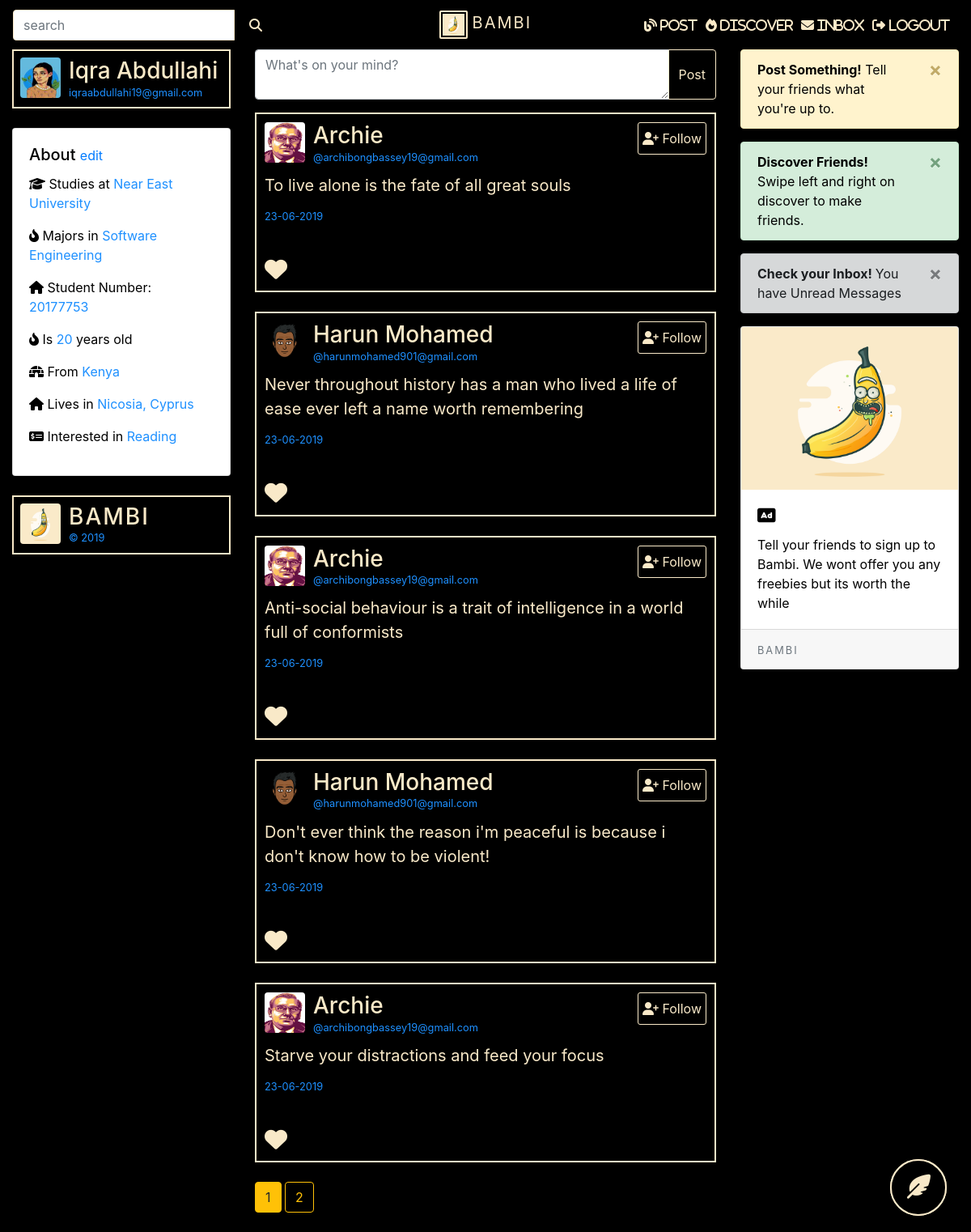
/home (signed in), run on the app's committed database.
### bambiv3/models.py (models this page shows, shortened)
class User(db.Model, UserMixin):
	id = db.Column(db.Integer, primary_key=True)
	username = db.Column(db.String(20), unique=True, nullable=False)
	email = db.Column(db.String(120), unique=True, nullable=False)
	image_file = db.Column(db.String(20), nullable=False, default='default.jpg')
	password = db.Column(db.String(60), nullable=False)
	department = db.Column(db.String(20), nullable=False)
	student_number = db.Column(db.Integer(), unique=True, nullable=False)
	age = db.Column(db.Integer(), nullable=False)
	country = db.Column(db.String(20), nullable=False)
	hobby = db.Column(db.String(20), nullable=False)
	posts = db.relationship('Post', backref='author', lazy=True)

class Post(db.Model):
	id = db.Column(db.Integer, primary_key=True)
	title = db.Column(db.String(100)) #nullable=False
	date_posted = db.Column(db.DateTime, nullable=False, default=datetime.utcnow)
	content = db.Column(db.Text, nullable=False)
	user_id = db.Column(db.Integer, db.ForeignKey('user.id'), nullable=False)

### bambiv3/routes.py (the view)
@app.route('/')
@app.route('/home', methods=['GET', 'POST'])
def home():
	form = PostForm()
	if form.validate_on_submit():
		post = Post(title=form.title.data, content=form.content.data, author=current_user)
		db.session.add(post)
		db.session.commit()
		flash('Your Post Has been Created!', 'success')
		return redirect(url_for('home'))
	page = request.args.get('page', 1, type=int)
	posts = Post.query.order_by(Post.date_posted.desc()).paginate(per_page=5, page=page)
	if current_user.is_authenticated:
		image_file = url_for('static', filename='profile_pics/' + current_user.image_file)
		return render_template('home.html', title="Home", form=form, posts=posts, image_file=image_file)
	else:
		return redirect(url_for('login'))

### bambiv3/forms.py
class PostForm(FlaskForm):
	title = StringField('Title') #validators=[DataRequired()]
	content = TextAreaField('Content', validators=[DataRequired()])
	submit = SubmitField('Post')

### bambiv3/models.py (called while the page is built)
@login_manager.user_loader
def load_user(user_id):
	return User.query.get(int(user_id))

### bambiv3/templates/home.html (shortened to what this page needs)
{% extends "layout.html" %}
{% block content %}
<div class="container-fluid">
  <div class="row">
    <div class="col-3">
      {% if current_user.is_authenticated %}
      <header style="color:#F9E9C8;border:2px solid #F9E9C8;padding:8px;cursor:pointer;" data-toggle="modal" data-target="#profile">
        <img src="{{ url_for('static', filename='profile_pics/' + current_user.image_file) }}" alt="default profile" class="profile-thumbnail">
        <div class="profile-name">
          <h3>{{current_user.username}}</h3>
          <small>{{current_user.email}}</small>
        </div>
      </header>
      <br>
    <div class="card about" style="color:#000;text-align:left;">
    <div class="card-body">
      <h5 class="card-title">About <small><a href="{{ url_for('account') }}">edit</a></small></h5>
      <p><i class="fas fa-graduation-cap"></i> Studies at <span>Near East University</span></p>
      <p><i class="fas fa-fire-alt"></i> Majors in <span>{{current_user.department}}</span></p>
      <p><i class="fas fa-home"></i> Student Number: <span>{{current_user.student_number}}</span></p>
      <p><i class="fas fa-fire-alt"></i> Is <span>{{current_user.age}}</span> years old</p>
      <p><i class="fas fa-igloo"></i> From <span>{{current_user.country}}</span></p>
      <p><i class="fas fa-home"></i> Lives in <span>Nicosia, Cyprus</span></p>
      <p><i class="fas fa-money-check-alt"></i> Interested in <span>{{current_user.hobby}}</span></p>
    </div>
  </div>
  <br>
  <header style="color:#F9E9C8;border:2px solid #F9E9C8;padding:8px;">
    <img src="{{ url_for('static', filename='profile_pics/' + 'logo.png') }}" alt="logo" class="profile-thumbnail">
    <div class="profile-name">
      <h3 class="logo">BAMBI</h3>
      <small>&copy 2019</small>
    </div>
  </header>
  {% endif %}
</div>
    <div class="col-6">
      {% if current_user.is_authenticated %}
          <form method="POST" action="" enctype="multipart/form-data">
              <div class="input-group mb-3">
                {% if form.content.errors %}
                {{ form.content(class="form-control-label is-invalid", placeholder="What's on your mind?") }}
                <div class="invalid-feedback">
                  {% for error in form.content.errors %}
                  <span>{{ error }}</span>
                  {% endfor %}
                </div>
                {% else %}
                {{ form.content(class="form-control", placeholder="What's on your mind?") }}
                {% endif %}
            <div class="input-group-append" style="color:#F9E9C8;border-color: #F9E9C8;">
              {{ form.submit(class="btn btn-outline-warning", style="color:#F9E9C8;border-color: #F9E9C8;") }}
            </div>
          </div>
          </form>
          {%  endif %}
   {% for post in posts.items %}
	  <div class="post">
			<header>
			    <img src="{{ url_for('static', filename='profile_pics/' + post.author.image_file) }}" alt="profile pic" class="profile-thumbnail">
			    <div class="profile-name">
			      <h3><a href="{{url_for('user_posts', username=post.author.username)}}" style="color:#F9E9C8;">{{post.author.username}}</a></h3>
			      <small>@{{post.author.email}}</small>
			    </div>
          {% if post.author != current_user %}
			    <div class="follow-btn">
			      <button style="height:40px;background:#000;color:#F9E9C8;border:1px solid #F9E9C8;"><i class="fas fa-user-plus" style="color: #F9E9C8;"></i> Follow</button>
			    </div>
          {% endif %}
			  </header>
			  <div id="inner">
			    <p>{{post.content}}</p>
			    <small class="date">{{post.date_posted.strftime('%d-%m-%Y')}}</small>
			    <hr>
			  </div>
			  <footer>
			    <div class="stats">
			      <div class="Retweets">
			         <i class="fas fa-heart love" style="font-size: 28px;"></i>
			      </div>
			    </div>
			  </footer>
		</div>
		<br>
	{% endfor %}
    {% for page_num in posts.iter_pages(left_edge=1, right_edge=1, left_current=1, right_current=2) %}
      {% if page_num %}
        {% if posts.page == page_num %}
          <a href="{{ url_for('home', page=page_num) }}" class="btn btn-warning mb-4">{{page_num}}</a>
        {% else %}
          <a href="{{ url_for('home', page=page_num) }}" class="btn btn-outline-warning mb-4">{{page_num}}</a>
        {% endif %}
      {% else %}
        ...
      {% endif %}
    {% endfor %}
</div>
    <div class="col-3">
      {% if current_user.is_authenticated %}
      <div class="alert alert-warning alert-dismissible fade show" role="alert">
        <a href="{{ url_for('new_post') }}"  style="color:#000;text-decoration: none">
      <strong>Post Something!</strong> Tell your friends what you're up to.</a>
        <button type="button" class="close" data-dismiss="alert" aria-label="Close">
          <span aria-hidden="true">&times;</span>
        </button>
      </div>
      <div class="alert alert-success alert-dismissible fade show" role="alert">
        <a href="{{ url_for('discover') }}"  style="color:#000;text-decoration: none">
      <strong>Discover Friends!</strong> Swipe left and right on discover to make friends.</a>
        <button type="button" class="close" data-dismiss="alert" aria-label="Close">
          <span aria-hidden="true">&times;</span>
        </button>
      </div>
      <div class="alert alert-dark alert-dismissible fade show" role="alert">
      <strong>Check your Inbox! </strong>You have Unread Messages
        <button type="button" class="close" data-dismiss="alert" aria-label="Close">
          <span aria-hidden="true">&times;</span>
        </button>
      </div>
      <div class="card" style="color:#000;">
      <img class="card-img-top" src="{{ url_for('static', filename='profile_pics/' + 'logo.png') }}" alt="logo">
      <div class="card-body">
        <h5 class="card-title"><i class="fas fa-ad"></i></h5>
        <p class="card-text">Tell your friends to sign up to Bambi. We wont offer you any freebies but its worth the while</p>
      </div>
      <div class="card-footer">
        <small class="text-muted logo">BAMBI</small>
      </div>
    </div>
    <div id="new_post">
      <button class="post_btn"><a href="{{ url_for('new_post') }}" style="color:#F9E9C8;"></a></button>
    </div>
    {% endif %}
</div>
{% endblock content %}

### bambiv3/static/main.css (style rules this page uses)
body { background:#000; color: #F9E9C8; }
.logo { color:#F9E9C8; letter-spacing:2px; }
.about span, small { color:#1e90ff; }

### bambiv3/templates/home.html (style rules this page uses)
header, footer { display: flex; flex-direction: row; }
header .profile-thumbnail { width: 50px; height: 50px; border-radius: 4px; }
header .profile-name { display: flex; flex-direction:column; margin-left: 10px; }
header .follow-btn { display: flex; margin: 0 0 0 auto; }
header .follow-btn button { border: 0; border-radius: 3px; padding: 5px; }
header h3, header h4 { display: flex; margin: 0; }
#inner p { margin-bottom: 10px; font-size: 20px; }
#inner hr { margin: 20px 0; border-style: solid; opacity: 0.1; color:#F9E9C8; }
footer .stats { display: flex; font-size: 15px; }
.post { border: 2px solid #F9E9C8; padding: 10px; }
.post_btn { background-color : #000; color: #F9E9C8; padding: 10px 20px; border:none; outline:none; border:2px solid #F9E9C8; padding: 2px; border-radius: 50%; height:70px; width:70px; }
#new_post { position: fixed; bottom: 20px; right: 30px; }
.love { cursor: pointer; }

### bambiv3/templates/layout.html (style rules this page uses)
.post_btn { background-color : #000; color: #F9E9C8; padding: 10px 20px; border:none; outline:none; border:2px solid #F9E9C8; padding: 2px; border-radius: 50%; height:70px; width:70px; }
#new_post { position: fixed; bottom: 20px; right: 30px; }

### data on the page
User: image_file (picture), username "Iqra Abdullahi", email "iqraabdullahi19@gmail.com", department "Software Engineering", student_number "20177753", age "20", country "Kenya", hobby "Reading"
Post: image_file (placeholder picture), author.username "Archie", author.email "archibongbassey19@gmail.com", content "To live alone is the fate of all great souls", date_posted "23-06-2019"
Post: image_file (picture), author.username "Harun Mohamed", author.email "harunmohamed901@gmail.com", content "Never throughout history has a man who lived a life of ease ever left a name worth remembering", date_posted "23-06-2019"
Post: image_file (placeholder picture), author.username "Archie", author.email "archibongbassey19@gmail.com", content "Anti-social behaviour is a trait of intelligence in a world full of conformists", date_posted "23-06-2019"
Post: image_file (picture), author.username "Harun Mohamed", author.email "harunmohamed901@gmail.com", content "Don't ever think the reason i'm peaceful is because i don't know how to be violent!", date_posted "23-06-2019"
Post: image_file (placeholder picture), author.username "Archie", author.email "archibongbassey19@gmail.com", content "Starve your distractions and feed your focus", date_posted "23-06-2019"

### other printed values
{{ page_num }} "1"
{{ page_num }} "2"
